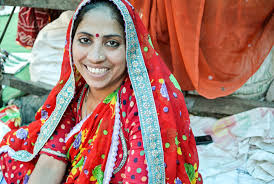
#> input picture test/image800.jpeg, 274 x 184 px, found by its file name; its folder holds 4 pictures in this run
$ jupyter execute --allow-errors 'image classifier.ipynb'   (older library calls are emulated)
#> lines starting #> are read from the running program, lines starting #| are printed output that depends on the picture; pictures that were not available may be replaced by others from this repository, and a replacement may not be noted
Our dataset can be found at following google drive link -: https://drive.google.com/drive/folders/1wrwdih5_wnWEXejfWMJpVkKITkS2ZIUm

[cell 1]
import csv
import os
import shutil

This block generates a csv file of the destination of our images saved in Google Drive and also creates a Indian(1) or non-Indian(0) column along with it as the images have been kept in different folders.

[cell 2]
ind_dir = '/content/drive/MyDrive/Projects/IndianFaceRecognitionML/indian'
non_dir = '/content/drive/MyDrive/Projects/IndianFaceRecognitionML/non'

[cell 3]
with open('combine_images.csv', 'w') as file:
  writer = csv.writer(file)
  writer.writerow(['Name','Result'])

  for i in os.listdir(ind_dir):
    writer.writerow([ind_dir + '/' + i,1])
  for j in os.listdir(non_dir):
    writer.writerow([non_dir + '/' + j , 0])

[cell 4]
import os

import matplotlib as mpl
import matplotlib.pyplot as plt

import pandas as pd
import numpy as np

from PIL import Image

from skimage.feature import hog
from skimage.color import rgb2grey

from sklearn.model_selection import train_test_split
from sklearn.metrics import accuracy_score
from sklearn.preprocessing import StandardScaler
from sklearn.svm import SVC

We load the csv file to dataframe and shuffle it.

#> (a cell that did not finish here is left out)

#> (a cell that did not finish here is left out)

This is a dubugging block and does not contribute to working of model.

#> (a cell that did not finish here is left out)

This function receives destination of image as a parameter and then it extracts HOG and Color features from image and combine them to a singe array.

[cell 8]
def create_features(img):
    # flatten three channel color image
    color_features = img.flatten()
    # convert image to greyscale
    grey_image = rgb2grey(img)
    # get HOG features from greyscale image
    hog_features = hog(grey_image, block_norm='L2-Hys', pixels_per_cell=(5, 5))
    # combine color and hog features into a single array
    flat_features = np.hstack((color_features , hog_features))
    return flat_features
#a=create_features(img_arr)
#a.size

This function iters over all the image destination and performs the create_features function on each of them and then returns a matrix with features of all images.

[cell 9]
def create_feature_matrix(dataframe):
    features_list = []
    a=1
    for img_name in dataframe.Name:
        # load image
        img = Image.open(img_name)
        try:
          img = img.resize((100,100))
        except:
          continue
        img_arr = np.array(img)
        # get features for image
        image_features = create_features(img_arr)
        features_list.append(image_features)
        print(a)
        a= a+1

    # convert list of arrays into a matrix
    feature_matrix = np.array(features_list)
    return feature_matrix

# run create_feature_matrix on our dataframe of images
#> (the rest of this cell did not finish here and is left out)

Scaling of the matrix

#> (a cell that did not finish here is left out)

Scaled Matrix is given as feature and result column of dataframe is given a label

#> (a cell that did not finish here is left out)

#> (a cell that did not finish here is left out)

[cell 13]
from sklearn.neighbors import KNeighborsClassifier
knn=KNeighborsClassifier(n_neighbors=7, metric='euclidean')
#> (the rest of this cell did not finish here and is left out)

[cell 14]
from sklearn.tree import DecisionTreeClassifier
dtc = DecisionTreeClassifier(random_state=0)
#> (the rest of this cell did not finish here and is left out)

[cell 15]
from sklearn.ensemble import RandomForestClassifier
rfc=RandomForestClassifier(random_state=0)
#> (the rest of this cell did not finish here and is left out)

Make Pickle File

[cell 16]
import pickle
Pkl_Filename = "Model_DTC.pkl"

with open(Pkl_Filename, 'wb') as file:
    pickle.dump(dtc, file)

[cell 17]
import pickle

Pkl_Filename = "Model_RFC.pkl"

with open(Pkl_Filename, 'wb') as file:
    pickle.dump(rfc, file)

[cell 18]
Pkl_Filename = "Model_KNN.pkl"

with open(Pkl_Filename, 'wb') as file:
    pickle.dump(knn, file)

Load pickle file

#> (a cell that did not finish here is left out)

Now using the model to predict images of our test folder.

[cell 20]
test_list = os.listdir('/content/drive/MyDrive/Projects/IndianFaceRecognitionML/test')
len(test_list)

[cell 21]
os.mkdir('/content/positive')
for temp in os.listdir('/content/positive'):
  os.remove('/content/positive/' + temp)

This function uses our test dataset to seperate Indian human images from many human faces.

[cell 22]
def find_test_prediction(img_list):
    features_list = []

        # load image
    a=1
    for img_name in img_list:
        # load image
        #img = Image.open('/content/download (1).jpg')

        img = Image.open('/content/drive/MyDrive/Projects/IndianFaceRecognitionML/test/' + img_name)
#> img is the input picture: PIL image 274x184 RGB; mean R, G, B 167, 122.9, 115.3
        try:
          img = img.resize((100,100))
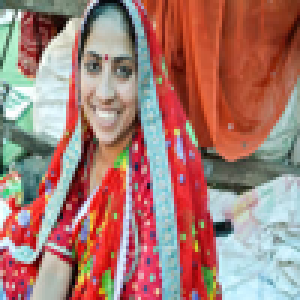
#> img: PIL image 100x100 RGB (shown 3 times larger); mean R, G, B 167, 122.9, 115.3
        except:
          continue
        img_arr = np.array(img)
        # get features for image
        image_features = create_features(img_arr)
#> in create_features, `grey_image = rgb2grey(img)`:
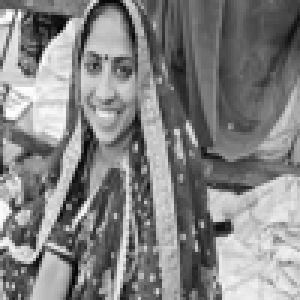
#> grey_image: shape (100, 100) float64 (shown 3 times larger); min 0, max 1, mean 0.517
        features_list.append(image_features)
        #print(a)
        a= a+1
#> pass 2 of the loop in find_test_prediction, `for img_name in img_list:`:
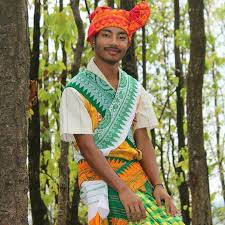
#> input picture test/image801.jpeg, 225 x 225 px, found by its file name
#> in find_test_prediction, img is the input picture: PIL image 225x225 RGB; mean R, G, B 133, 127.6, 94.3
#> in find_test_prediction, `img = img.resize((100,100))`:
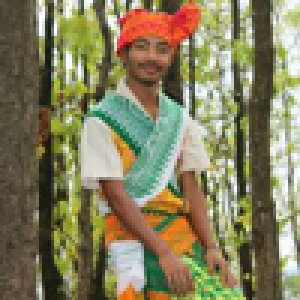
#> img: PIL image 100x100 RGB (shown 3 times larger); mean R, G, B 132.9, 127.6, 94.3
#> in create_features (call 2), `grey_image = rgb2grey(img)`:
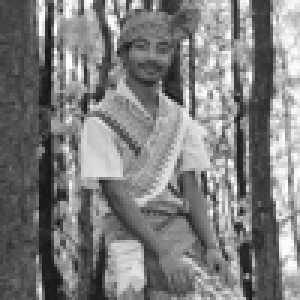
#> grey_image: shape (100, 100) float64 (shown 3 times larger); min 0.0767, max 1, mean 0.495
#> pass 3 of the loop in find_test_prediction, `for img_name in img_list:`:
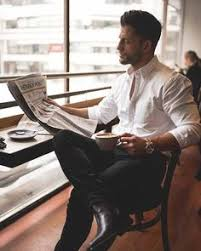
#> input picture test/image802.jpeg, 201 x 251 px, found by its file name
#> in find_test_prediction, img is the input picture: PIL image 201x251 RGB; mean R, G, B 142.2, 129.3, 123.2
#> in find_test_prediction, `img = img.resize((100,100))`:
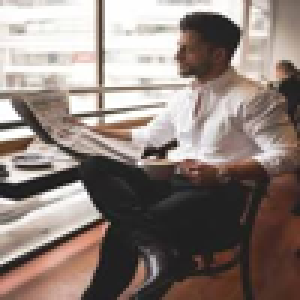
#> img: PIL image 100x100 RGB (shown 3 times larger); mean R, G, B 142.1, 129.3, 123.2
#> in create_features (call 3), `grey_image = rgb2grey(img)`:
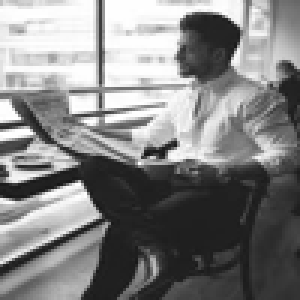
#> grey_image: shape (100, 100) float64 (shown 3 times larger); min 0.0865, max 1, mean 0.516
#> the loop made 4 passes; the first 3 are shown

    # convert list of arrays into a matrix
    feature_matrix = np.array(features_list)
    ss = StandardScaler()
# run this on our feature matrix
    scaled_features = ss.fit_transform(feature_matrix)


    img_input = ss.fit_transform(scaled_features)
    '''print(  lr.predict(img_input)  )
    print( knn.predict(img_input)  )
    print( svm.predict(img_input)  )
    print(  dtc.predict(img_input))
    print( rfc.predict(img_input))'''
    predy = rfc.predict(img_input)
    list_pred = list(predy)
    for index , j in enumerate(list_pred):
        if j == 1:
          image_dest = test_list[index]
          src = '/content/drive/MyDrive/Projects/IndianFaceRecognitionML/test/' + image_dest
          shutil.copyfile(src , '/content/positive/' + image_dest)
          print(j)
    return predy
